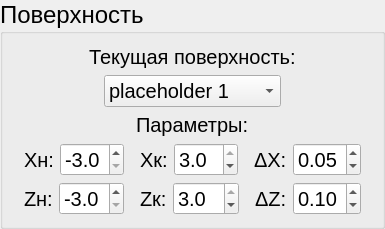
    <widget class="QGroupBox" name="groupBox">
     <property name="font">
      <font>
       <pointsize>18</pointsize>
      </font>
     </property>
     <property name="title">
      <string>Поверхность</string>
     </property>
     <layout class="QVBoxLayout" name="verticalLayout">
      <item>
       <layout class="QHBoxLayout" name="horizontalLayout">
        <item>
         <spacer name="horizontalSpacer">
          <property name="orientation">
           <enum>Qt::Horizontal</enum>
          </property>
          <property name="sizeHint" stdset="0">
           <size>
            <width>40</width>
            <height>20</height>
           </size>
          </property>
         </spacer>
        </item>
        <item>
         <widget class="QLabel" name="label">
          <property name="font">
           <font>
            <pointsize>15</pointsize>
           </font>
          </property>
          <property name="text">
           <string>Текущая поверхность:</string>
          </property>
         </widget>
        </item>
        <item>
         <spacer name="horizontalSpacer_2">
          <property name="orientation">
           <enum>Qt::Horizontal</enum>
          </property>
          <property name="sizeHint" stdset="0">
           <size>
            <width>40</width>
            <height>20</height>
           </size>
          </property>
         </spacer>
        </item>
       </layout>
      </item>
      <item>
       <layout class="QHBoxLayout" name="horizontalLayout_2">
        <item>
         <spacer name="horizontalSpacer_3">
          <property name="orientation">
           <enum>Qt::Horizontal</enum>
          </property>
          <property name="sizeType">
           <enum>QSizePolicy::Fixed</enum>
          </property>
          <property name="sizeHint" stdset="0">
           <size>
            <width>90</width>
            <height>20</height>
           </size>
          </property>
         </spacer>
        </item>
        <item>
         <widget class="QComboBox" name="funcComboBox">
          <property name="font">
           <font>
            <pointsize>15</pointsize>
           </font>
          </property>
          <item>
           <property name="text">
            <string>placeholder 1</string>
           </property>
          </item>
          <item>
           <property name="text">
            <string>placeholder 2</string>
           </property>
          </item>
          <item>
           <property name="text">
            <string>placeholder 3</string>
           </property>
          </item>
          <item>
           <property name="text">
            <string>placeholder 4</string>
           </property>
          </item>
          <item>
           <property name="text">
            <string>placeholder 5</string>
           </property>
          </item>
         </widget>
        </item>
        <item>
         <spacer name="horizontalSpacer_4">
          <property name="orientation">
           <enum>Qt::Horizontal</enum>
          </property>
          <property name="sizeType">
           <enum>QSizePolicy::Fixed</enum>
          </property>
          <property name="sizeHint" stdset="0">
           <size>
            <width>90</width>
            <height>20</height>
           </size>
          </property>
         </spacer>
        </item>
       </layout>
      </item>
      <item>
       <layout class="QHBoxLayout" name="horizontalLayout_3">
        <item>
         <spacer name="horizontalSpacer_5">
          <property name="orientation">
           <enum>Qt::Horizontal</enum>
          </property>
          <property name="sizeHint" stdset="0">
           <size>
            <width>40</width>
            <height>20</height>
           </size>
          </property>
         </spacer>
        </item>
        <item>
         <widget class="QLabel" name="label_2">
          <property name="font">
           <font>
            <pointsize>15</pointsize>
           </font>
          </property>
          <property name="text">
           <string>Параметры:</string>
          </property>
         </widget>
        </item>
        <item>
         <spacer name="horizontalSpacer_6">
          <property name="orientation">
           <enum>Qt::Horizontal</enum>
          </property>
          <property name="sizeHint" stdset="0">
           <size>
            <width>40</width>
            <height>20</height>
           </size>
          </property>
         </spacer>
        </item>
       </layout>
      </item>
      <item>
       <layout class="QHBoxLayout" name="horizontalLayout_7">
        <item>
         <spacer name="horizontalSpacer_10">
          <property name="orientation">
           <enum>Qt::Horizontal</enum>
          </property>
          <property name="sizeType">
           <enum>QSizePolicy::Fixed</enum>
          </property>
          <property name="sizeHint" stdset="0">
           <size>
            <width>10</width>
            <height>17</height>
           </size>
          </property>
         </spacer>
        </item>
        <item>
         <layout class="QHBoxLayout" name="horizontalLayout_4">
          <item>
           <widget class="QLabel" name="label_3">
            <property name="sizePolicy">
             <sizepolicy hsizetype="Fixed" vsizetype="Preferred">
              <horstretch>0</horstretch>
              <verstretch>0</verstretch>
             </sizepolicy>
            </property>
            <property name="font">
             <font>
              <pointsize>15</pointsize>
             </font>
            </property>
            <property name="text">
             <string>Xн:</string>
            </property>
           </widget>
          </item>
          <item>
           <widget class="QDoubleSpinBox" name="spinBoxXBeg">
            <property name="font">
             <font>
              <pointsize>15</pointsize>
             </font>
            </property>
            <property name="decimals">
             <number>1</number>
            </property>
            <property name="minimum">
             <double>-3.000000000000000</double>
            </property>
            <property name="maximum">
             <double>3.000000000000000</double>
            </property>
            <property name="value">
             <double>-3.000000000000000</double>
            </property>
           </widget>
          </item>
         </layout>
        </item>
        <item>
         <spacer name="horizontalSpacer_9">
          <property name="orientation">
           <enum>Qt::Horizontal</enum>
          </property>
          <property name="sizeType">
           <enum>QSizePolicy::Fixed</enum>
          </property>
          <property name="sizeHint" stdset="0">
           <size>
            <width>10</width>
            <height>17</height>
           </size>
          </property>
         </spacer>
        </item>
        <item>
         <layout class="QHBoxLayout" name="horizontalLayout_5">
          <item>
           <widget class="QLabel" name="label_4">
            <property name="sizePolicy">
             <sizepolicy hsizetype="Fixed" vsizetype="Preferred">
              <horstretch>0</horstretch>
              <verstretch>0</verstretch>
             </sizepolicy>
            </property>
            <property name="font">
             <font>
              <pointsize>15</pointsize>
             </font>
            </property>
            <property name="text">
             <string>Xк:</string>
            </property>
           </widget>
          </item>
          <item>
           <widget class="QDoubleSpinBox" name="spinBoxXEnd">
            <property name="font">
             <font>
              <pointsize>15</pointsize>
             </font>
            </property>
            <property name="decimals">
             <number>1</number>
            </property>
            <property name="minimum">
             <double>-3.000000000000000</double>
            </property>
            <property name="maximum">
             <double>3.000000000000000</double>
            </property>
            <property name="value">
             <double>3.000000000000000</double>
            </property>
           </widget>
          </item>
         </layout>
        </item>
        <item>
         <spacer name="horizontalSpacer_7">
          <property name="orientation">
           <enum>Qt::Horizontal</enum>
          </property>
          <property name="sizeType">
           <enum>QSizePolicy::Fixed</enum>
          </property>
          <property name="sizeHint" stdset="0">
           <size>
            <width>10</width>
            <height>17</height>
           </size>
          </property>
         </spacer>
        </item>
        <item>
         <layout class="QHBoxLayout" name="horizontalLayout_6">
          <item>
           <widget class="QLabel" name="label_5">
            <property name="sizePolicy">
             <sizepolicy hsizetype="Fixed" vsizetype="Preferred">
              <horstretch>0</horstretch>
              <verstretch>0</verstretch>
             </sizepolicy>
            </property>
            <property name="font">
             <font>
              <pointsize>15</pointsize>
             </font>
            </property>
            <property name="text">
             <string>ΔX:</string>
            </property>
           </widget>
          </item>
          <item>
           <widget class="QDoubleSpinBox" name="spinBoxXStep">
            <property name="font">
             <font>
              <pointsize>15</pointsize>
             </font>
            </property>
            <property name="maximum">
             <double>1.000000000000000</double>
            </property>
            <property name="singleStep">
             <double>0.050000000000000</double>
            </property>
            <property name="value">
             <double>0.050000000000000</double>
            </property>
           </widget>
          </item>
         </layout>
        </item>
        <item>
         <spacer name="horizontalSpacer_8">
          <property name="orientation">
           <enum>Qt::Horizontal</enum>
          </property>
          <property name="sizeType">
           <enum>QSizePolicy::Fixed</enum>
          </property>
          <property name="sizeHint" stdset="0">
           <size>
            <width>10</width>
            <height>17</height>
           </size>
          </property>
         </spacer>
        </item>
       </layout>
      </item>
      <item>
       <layout class="QHBoxLayout" name="horizontalLayout_8">
        <item>
         <spacer name="horizontalSpacer_11">
          <property name="orientation">
           <enum>Qt::Horizontal</enum>
          </property>
          <property name="sizeType">
           <enum>QSizePolicy::Fixed</enum>
          </property>
          <property name="sizeHint" stdset="0">
           <size>
            <width>10</width>
            <height>17</height>
           </size>
          </property>
         </spacer>
        </item>
        <item>
         <layout class="QHBoxLayout" name="horizontalLayout_9">
          <item>
           <widget class="QLabel" name="label_6">
            <property name="sizePolicy">
             <sizepolicy hsizetype="Fixed" vsizetype="Preferred">
              <horstretch>0</horstretch>
              <verstretch>0</verstretch>
             </sizepolicy>
            </property>
            <property name="font">
             <font>
              <pointsize>15</pointsize>
             </font>
            </property>
            <property name="text">
             <string>Zн:</string>
            </property>
           </widget>
          </item>
          <item>
           <widget class="QDoubleSpinBox" name="spinBoxZBeg">
            <property name="font">
             <font>
              <pointsize>15</pointsize>
             </font>
            </property>
            <property name="decimals">
             <number>1</number>
            </property>
            <property name="minimum">
             <double>-3.000000000000000</double>
            </property>
            <property name="maximum">
             <double>3.000000000000000</double>
            </property>
            <property name="value">
             <double>-3.000000000000000</double>
            </property>
           </widget>
          </item>
         </layout>
        </item>
        <item>
         <spacer name="horizontalSpacer_12">
          <property name="orientation">
           <enum>Qt::Horizontal</enum>
          </property>
          <property name="sizeType">
           <enum>QSizePolicy::Fixed</enum>
          </property>
          <property name="sizeHint" stdset="0">
           <size>
            <width>10</width>
            <height>17</height>
           </size>
          </property>
         </spacer>
        </item>
        <item>
         <layout class="QHBoxLayout" name="horizontalLayout_10">
          <item>
           <widget class="QLabel" name="label_7">
            <property name="sizePolicy">
             <sizepolicy hsizetype="Fixed" vsizetype="Preferred">
              <horstretch>0</horstretch>
              <verstretch>0</verstretch>
             </sizepolicy>
            </property>
            <property name="font">
             <font>
              <pointsize>15</pointsize>
             </font>
            </property>
            <property name="text">
             <string>Zк:</string>
            </property>
           </widget>
          </item>
          <item>
           <widget class="QDoubleSpinBox" name="spinBoxZEnd">
            <property name="font">
             <font>
              <pointsize>15</pointsize>
             </font>
            </property>
            <property name="decimals">
             <number>1</number>
            </property>
            <property name="minimum">
             <double>-3.000000000000000</double>
            </property>
            <property name="maximum">
             <double>3.000000000000000</double>
            </property>
            <property name="singleStep">
             <double>1.000000000000000</double>
            </property>
            <property name="value">
             <double>3.000000000000000</double>
            </property>
           </widget>
          </item>
         </layout>
        </item>
        <item>
         <spacer name="horizontalSpacer_13">
          <property name="orientation">
           <enum>Qt::Horizontal</enum>
          </property>
          <property name="sizeType">
           <enum>QSizePolicy::Fixed</enum>
          </property>
          <property name="sizeHint" stdset="0">
           <size>
            <width>10</width>
            <height>17</height>
           </size>
          </property>
         </spacer>
        </item>
        <item>
         <layout class="QHBoxLayout" name="horizontalLayout_11">
          <item>
           <widget class="QLabel" name="label_8">
            <property name="sizePolicy">
             <sizepolicy hsizetype="Fixed" vsizetype="Preferred">
              <horstretch>0</horstretch>
              <verstretch>0</verstretch>
             </sizepolicy>
            </property>
            <property name="font">
             <font>
              <pointsize>15</pointsize>
             </font>
            </property>
            <property name="text">
             <string>ΔZ:</string>
            </property>
           </widget>
          </item>
          <item>
           <widget class="QDoubleSpinBox" name="spinBoxZStep">
            <property name="font">
             <font>
              <pointsize>15</pointsize>
             </font>
            </property>
            <property name="maximum">
             <double>5.000000000000000</double>
            </property>
            <property name="singleStep">
             <double>0.050000000000000</double>
            </property>
            <property name="value">
             <double>0.100000000000000</double>
            </property>
           </widget>
          </item>
         </layout>
        </item>
        <item>
         <spacer name="horizontalSpacer_14">
          <property name="orientation">
           <enum>Qt::Horizontal</enum>
          </property>
          <property name="sizeType">
           <enum>QSizePolicy::Fixed</enum>
          </property>
          <property name="sizeHint" stdset="0">
           <size>
            <width>10</width>
            <height>17</height>
           </size>
          </property>
         </spacer>
        </item>
       </layout>
      </item>
     </layout>
    </widget>
